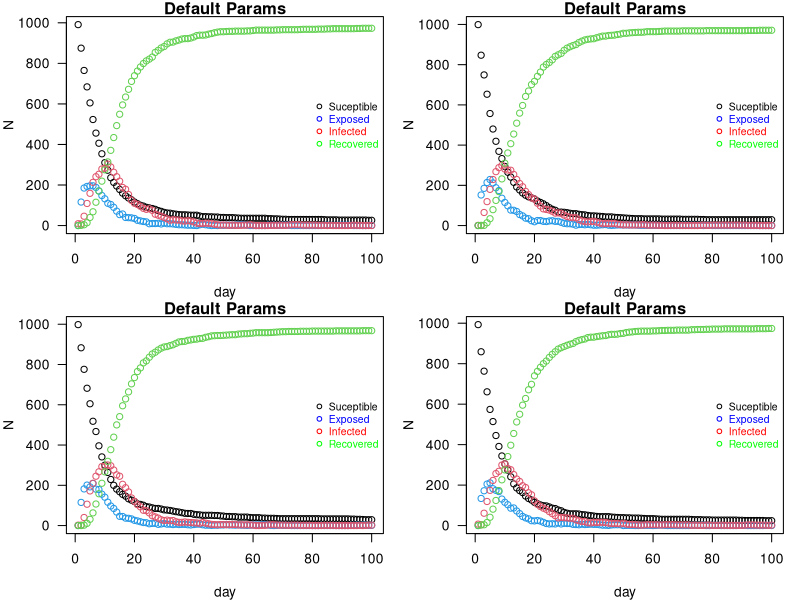

Generate this figure with R:
# ------------------------------------------------------------------------------ 
# Clare Lewis (s2879721), Grace Sheahan (s2898645), Luke Egan (s2837709)

# Clare: 
# Grace: 
# Luke: 

################################################################################ Comments should not be longer than this line of ##
# ------------------------------------------------------------------------------

# Setting working directory to folder for Assessment 1
# setwd("/Users/clarelewis/Documents/github/ext_stat_prog_group_work/Proj 2")
# setwd("C:/Users/Grace Sheahan/Documents/Extended Statistical Programming/ext_stat_prog_group_work/Proj 2")
# setwd("C:/Users/Luke Egan/Desktop/Extended Statistical Programming/ext_stat_prog_group_work/Proj 2")

#-------------------------------------------------------------------------------
### Background provided info
#-------------------------------------------------------------------------------

################## 
# There are n people in each state S, E, I, R.
# If in state I they have a daily probability of delta of moving to state R.
# If in state E they have a daily probability of gamma of moving to state I.
# If in state S the probability of moving to E is the result of infection by someone in state I.
#   This depends on two characteristics of each person:
#     who they share a household with
#     who is in their network of regular contacts
#   These are modelled as follows:
################## 

    # ################## 
    # # model household characteristic by dividing the n people into households of sizes between 1 and hmax, assume a uniform distribution of household sizes
    # ################## 
    # 
    # 
    # ################## 
    # # contact network model: sociability parameter: Bi where person is i, network is created randomly by assigning a link between person i and j
    # # with probability: (nc*Bi*Bj)/(Bmean^2*(n-1)) where nc is average number of contacts per person an Bmean is mean social parameter. People in the same household are excluded from such contacts
    # ################## 


# There are several ways for person i in the state I to infect a person j in state S
    # ##################
    # # Way 1: if j is a household member, there is a dialy probability ah of i infecting j
    # ##################
    # 
    # 
    # ##################
    # # Way 2: if j is in i's regular network of contacts, then there is a daily probability ac of i infecting j
    # ##################
    # 
    # 
    # ##################
    # # Way 3: irrespective of household or regular network relations there is a daily probability: (ar*nc*Bi*Bj)/(Bmean^2*(n-1)) of i infecting j (random mixing)
    # ##################

    # # note: the use of the same nc in the random mixing and regular network expressions is a simplification

#-------------------------------------------------------------------------------
################## 
# Assignment Goal: impliment the model and provide illustration of its use to investigate the role of household and network structure on epidemic dynamics.
# code work with any pop size: n up to at least 10,000, but we should test and develop with n = 1000
################## 

#-------------------------------------------------------------------------------
#### Task steps
#-------------------------------------------------------------------------------

################## 
# 1: Write code to produce vector h (should be length n) of integers indicating which household each person belongs to
# Household sizes should be uniformly distributed between 1 and hmax. For example if h1, h56 and h907 are all 13 and these are the only
# 13s in h then people 1, 56, and 907 all live in the same 3 person household
# h can be created with one line of code by careful use of rep and sample. Use hmax = 5 by default
################## 

set.seed(17)

hmax <- 5
n <- 1000

h <- sample(rep(1:n, sample(1:hmax, n, replace = TRUE))[1:n])

beta <- runif(n,0,1)

################## 
# 2: Write function get.net(beta,nc=15) where beta is the n vector of Bi value for each person. The function should return a list,
# the ith element of which is a vector of indices of the regular (non-household) contacts of a person i. Must be careful to implement
# the model properly so that you do not CREATE any links twice (links need to be RECORDED twice, however)
################## 

get.net <- function(beta, h, nc = 15){
  
  # Create a holding matrix to hold the nxn possible contacts
  holding_matrix = matrix(0, nrow = length(beta), ncol = length(beta))
  # Matrix of probabilities 
  # Each element is the probability of a link being created between person i and person j
  # Symmetric Matrix
  prob_matrix = (nc/((mean(beta)^2)*(length(beta)-1)))*(beta%*%t(beta))
  
  # The probability of creating a link in this way with people in the same household should be 0
  # Could remove after rbinom() but might effect the average number of non-household contacts
  family_link = outer(h, h, FUN = "==")
  prob_matrix[family_link] = 0
  
  # As probability matrix is symmetric, only need to consider the probabilities in upper triangle of the probability matrix
  # If a connection is made between person i and person j, then theres a link between person j and person i
  upper_tri_probs = prob_matrix[upper.tri(prob_matrix)]
  # Given the probabilities of contacts between individuals, use Bernoulli trial for each possible contact to see if link is created
  link_vec = rbinom(length(upper_tri_probs), size = 1, prob = upper_tri_probs)
  
  # If a link is made between person iand person j, reflect to lower triangle of matrix as there is thereby a link between person j and person i
  holding_matrix[upper.tri(holding_matrix)] = link_vec
  holding_matrix = holding_matrix + t(holding_matrix)
  # No link created with oneself
  diag(holding_matrix) = 0
  
  # Remove any links created between family members
  # family_link = outer(h, h, FUN = "==")
  # holding_matrix[family_link] = 0
  
  
  # Change to logical argument for the lapply function
  holding_matrix = holding_matrix == 1
  
  # Return the list of link indices
  net_list = as.list(as.data.frame(holding_matrix))
  net_list_i = lapply(net_list, which)
  return(net_list_i)
  
}

alink <- get.net(beta,h,nc=15)

################## 
# 3: Write the function:
# nseir(beta,h,alink,alpha=c(.1,.01,.01),delta=.2,gamma=.4,nc=15, nt = 100,pinf = .005)
# where beta and h are as above, alink = list defining the regular contacts of each person as returned by get.net,
# nt = number of days to simulate, and pinf = proportion of initial population to randomly start in the I state
# The function should implement the model given above and return a list with elements S,E,I,R and t = total population in each class
# each day and the day, respectively
# Note: while looping through individuals in the I state is probably inevitable, the code can still be made to run in a few seconds for n = 10000,
# especially with careful use of expressions like x[ind1][ind2] <- y in places (assignment to a subvector of a subvector)
################## 

# nseir <- function(beta,h,alink,alpha=c(.1,.01,.01),delta=.2,gamma=.4,nc=15, nt = 100,pinf = .005){
#   ## SEIR stochastic simulation model (S,E,I,R are states 0,1,2,3)
#   # b, h, alink as defined above
#   # alpha = vector of transmition probabilities by relationship
#   # delta = probability of moving from I to R
#   # gamma = probability of moving from E to I
#   # nc = average number of contacts per person
#   # nt = number of days to simulate
#   # proportion of the initial population to randomly start in the I state.
#   
#   t = 1:nt
#   
#   initial_state <- c(0,2) # To start members of pop are only either suseptible or infected
#   initial_prob <- c(1-pinf, pinf)
#   x <- sample(initial_state, replace = TRUE, size = n, prob = initial_prob) # Randomly assigns initial states based on pinf
#   
#   beta_bar <- sum(beta)/n
#   daily_constant <- alpha[3]*nc/(beta_bar^2*(n-1))
#   
#   S <- E <- I <- R <- rep(0, nt)  # Defining vectors that will contain the pop in the states on each day
#   S[1] <- sum(x == 0) # Initial suseptible population is all non-infected people
#   I[1] <- sum(x == 2) # Initial infected population
#   
#   for (i in 2:nt) {
#     u <- runif(n)
#     prev_infectious <- which(x == 2)
#     
#     x[x == 2 & u < delta] <- 3
#     x[x == 1 & u < gamma] <- 2
#     
#     e_if_s <- rep(FALSE, n)
#     for (j in prev_infectious){
#       # v = runif(n)
#       
#       xs <- x
#       
#       household <- rep(0, n)
#       household[which(h == h[j])] <- 1
#       xh <- x
#       xh[runif(n) < alpha[1]*household] <- 1
#       xhs <- which(xh == 1)
#       
#       network <- rep(0, n)
#       network[alink[[j]]] <- 1
#       xn <- x
#       xn[runif(n) < alpha[2]*network] <- 1
#       xns <- which(xn == 1)
#       
#       
#       xo <- x
#       alpha_daily <- daily_constant*beta[j]*beta
#       
#       xo[runif(n) < alpha_daily] <- 1
#       xos <- which(xo == 1)
#       
#       infected_by_j <- unique(c(xhs, xns, xos))
#       
#       e_if_s[infected_by_j] <- (TRUE)
#     }
#     daily_infectees <- c()
#     x[x == 0 & e_if_s] <- 1
#     
#     S[i] <- sum(x == 0)
#     E[i] <- sum(x == 1)
#     I[i] <- sum(x == 2)
#     R[i] <- sum(x == 3)
#   }
#   
#   list(S=S, E=E, I=I, R=R, t=t)
# }

#-----------------------------
nseir <- function(beta,h,alink,alpha=c(.1,.01,.01),delta=.2,gamma=.4,nc=15, nt = 100,pinf = .005){
  ## SEIR stochastic simulation model (S,E,I,R are states 0,1,2,3)
  # b, h, alink as defined above
  # alpha = vector of transmition probabilities by relationship
  # delta = probability of moving from I to R
  # gamma = probability of moving from E to I
  # nc = average number of contacts per person
  # nt = number of days to simulate
  # proportion of the initial population to randomly start in the I state.i
  n = length(beta)
  t = 1:nt
  
  initial_state <- c(0,2) # To start members of pop are only either suseptible or infected
  initial_prob <- c(1-pinf, pinf)
  x <- sample(initial_state, replace = TRUE, size = n, prob = initial_prob) # Randomly assigns initial states based on pinf
  
  beta_bar <- mean(beta)
  daily_constant <- (alpha[3]*nc)/((beta_bar^2)*(n-1))
  
  S <- E <- I <- R <- rep(0, nt)  # Defining vectors that will contain the pop in the states on each day
  S[1] <- sum(x == 0) # Initial suseptible population is all non-infected people
  I[1] <- sum(x == 2) # Initial infected population
  
  for(i in 2:nt) {
    u <- runif(n)
    prev_infectious <- which(x == 2)
    
    x[x == 2 & u < delta] <- 3
    x[x == 1 & u < gamma] <- 2
    
    
    # Household
    infected_hh_member_count <- tabulate(h[prev_infectious], nbins = max(h))
    alpha_by_hh = 1-(1-alpha[1])^(infected_hh_member_count)
    alpha_by_ii = alpha_by_hh[h]
    x[x == 0 & u < alpha_by_ii] <- 1
    
    # Network
    infected_by_network_count <- tabulate(unlist(alink), nbins = n)
    alpha_by_ii = 1-(1-alpha[2])^(infected_by_network_count)
    x[x == 0 & u < alpha_by_ii] <- 1
    
    # Random Mixing
    for(j in prev_infectious){
      alpha_daily <- daily_constant * beta[j] * beta
      x[x == 0 & u < alpha_daily] <- 1
    }
    
    
    S[i] <- sum(x == 0)
    E[i] <- sum(x == 1)
    I[i] <- sum(x == 2)
    R[i] <- sum(x == 3)
  }
  
  list(S=S, E=E, I=I, R=R, t=t)
}




nseir(beta = runif(1000),h,alink = get.net(runif(1000),h,nc = 15),alpha=c(.1,.01,.01),delta=.2,gamma=.4,nc=15, nt = 100,pinf = .005)
################## 
# 4: Write a function to nicely plot the dynamics of the simulated population states as returned by nseir (a better version of the plots in 6.2 in the notes)
################## 
par(mfcol=c(2,2),mar=c(4,4,1,1)) # set plot window up for multiple plots

plot.output <- function(beta,h,alink) {
  
  # add graph titles, rotate y axis labels, add key, change colors maybe? 
  
  # potentially set up a loop to go through each epi or just have one 
  epi <- nseir(beta,h,alink,alpha=c(.1,.01,.01),delta=.2,gamma=.4,nc=15, nt = 100,pinf = .005)
  
  # his plots
  plot(epi$S,ylim=c(0,max(epi$S)),main="Default Params",xlab="day",ylab="N",las=1) ## S black
  points(epi$E,col=4);points(epi$I,col=2);points(epi$R,col=3) ## E (blue) and I (red)
  legend(x="right",legend = c("Suceptible", "Exposed", "Infected", "Recovered"),
         bty='n',
         pch=1, cex = .75,
         col = c("black","blue","red", "green"),
         text.col = c("black","blue","red", "green"))
  
}

################## 
# 5: Setting beta to a vector of U(0,1) random variables, use the model to compare 4 scenarios and plot them next to each other (suitably labelled).
# First: full model with default parameters
# Second: what happens when you remove the household and regular network structure, while keeping the average initial number of infectious contacts per day the same for each person
# by setting ah=ac=0 and ar=0.04
# Third: consider the full model but with the beta vector set to simply contain the average of the previous beta vector for every element
# Fourth: combine the previous two scenarios (constant beta, random mixing)
# Comment on the apparent effect of the household and network structure relative to random mixing
################## 

plot.output(beta,h,alink) #run 1: default params
plot.output(beta,h,alink) #run 2: remove household and regular network structure, while keeping the average initial number of infectious contacts per day the same for each person by setting ah=ac=0 and ar=0.04
plot.output(beta,h,alink) #run 3: consider the full model but with the beta vector set to simply contain the average of the previous beta vector for every element
plot.output(beta,h,alink) #run 4: combine the previous two scenarios (constant beta, random mixing)


########### code given in section 6.2 that is referenced in the assignment instructions
# seir <- function(n=10000,ni=10,nt=100,gamma=1/3,delta=1/5,bmu=5e-5,bsc=1e-5) {
#   ## SEIR stochastic simulation model.
#   ## n = population size; ni = initially infective; nt = number of days
#   ## gamma = daily prob E -> I; delta = daily prob I -> R;
#   ## bmu = mean beta; bsc = var(beta) = bmu * bsc
#   x <- rep(0,n) ## initialize to susceptible state
#   beta <- rgamma(n,shape=bmu/bsc,scale=bsc) ## individual infection rates
#   x[1:ni] <- 2 ## create some infectives
#   S <- E <- I <- R <- rep(0,nt) ## set up storage for pop in each state
#   S[1] <- n-ni;I[1] <- ni ## initialize
#   for (i in 2:nt) { ## loop over days
#     u <- runif(n) ## uniform random deviates
#     x[x==2&u<delta] <- 3 ## I -> R with prob delta
#     x[x==1&u<gamma] <- 2 ## E -> I with prob gamma
#     x[x==0&u<beta*I[i-1]] <- 1 ## S -> E with prob beta*I[i-1]
#     S[i] <- sum(x==0); E[i] <- sum(x==1)
#     I[i] <- sum(x==2); R[i] <- sum(x==3)
#   }
#   list(S=S,E=E,I=I,R=R,beta=beta)
# } ## seir
# 
# par(mfcol=c(2,3),mar=c(4,4,1,1)) ## set plot window up for multiple plots
# epi <- seir(bmu=7e-5,bsc=1e-7) ## run simulation
# hist(epi$beta,xlab="beta",main="") ## beta distribution
# plot(epi$S,ylim=c(0,max(epi$S)),xlab="day",ylab="N") ## S black
# points(epi$E,col=4);points(epi$I,col=2) ## E (blue) and I (red)
